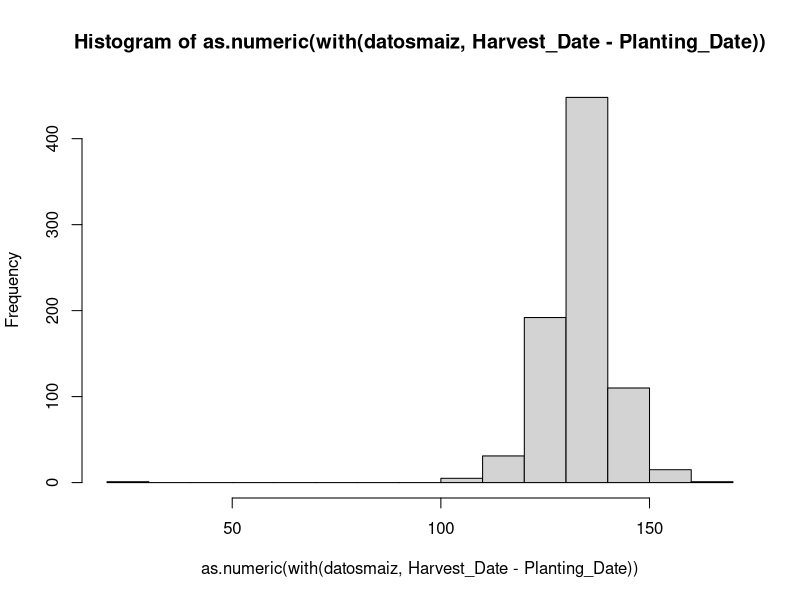
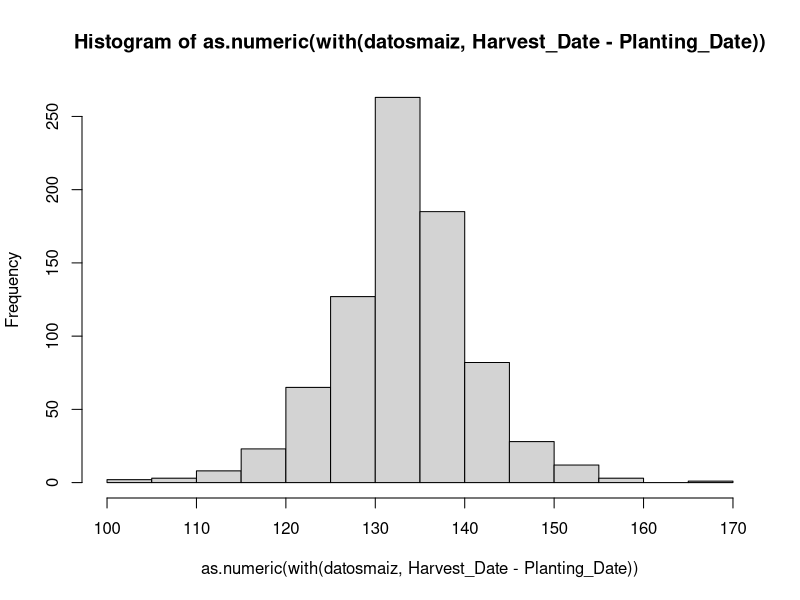
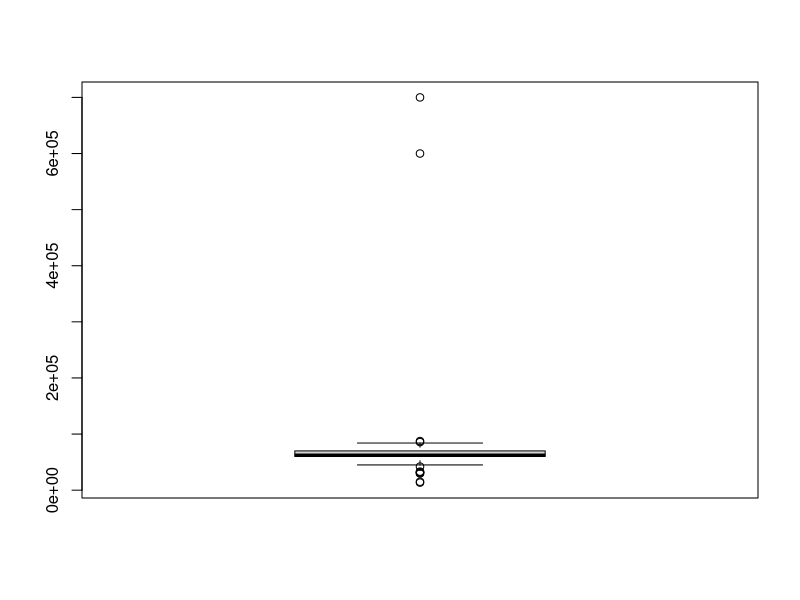
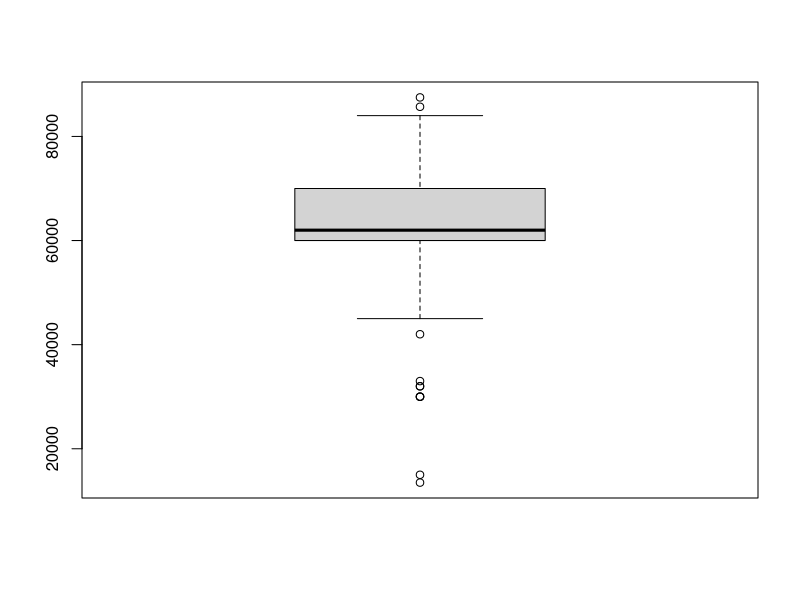

R code for these plots, in order: (Note: this script raises an error after producing the figures.)

# Limpieza de datos en R
# Hugo Andres Dorado
# 29/10/2019

library(lubridate)
library(randomForest)
library(caret)

# install.packages('caret') Descargar por comando libreria

datosmaiz <- read.csv('DATOS/Dataset_Maize_Cordoba_Data_cleaning.csv',
                      row.names = 1)

summary(datosmaiz)

# Revisar y dar formato a las fechas

datosmaiz$Planting_Date <- as.Date(datosmaiz$Planting_Date,"%m/%d/%Y")

datosmaiz$Harvest_Date <- as.Date(datosmaiz$Harvest_Date,"%m/%d/%Y")

summary(datosmaiz)

hist( as.numeric(with(datosmaiz,Harvest_Date-Planting_Date)))

diasciclo <- as.numeric(with(datosmaiz,Harvest_Date-Planting_Date))

which(diasciclo < 70)

datosmaiz[52,]

datosmaiz[52,1] <- NA

hist( as.numeric(with(datosmaiz,Harvest_Date-Planting_Date)))

# Revisar atipicos en densidad de plantas

boxplot(datosmaiz$Plant_Density_20_days)

outlayers <-  !is.na(datosmaiz$Plant_Density_20_days) & datosmaiz$Plant_Density_20_days>300000

datosmaiz$Plant_Density_20_days[outlayers] <- c(60000,30000)

boxplot(datosmaiz$Plant_Density_20_days)

# Revisar formato en metodo de cosecha

datosmaiz$Harvest_Method <- factor(toupper(datosmaiz$Harvest_Method))

datosmaiz$Harvest_Method <- factor(gsub('MECAANIZADA','MECANIZADA',datosmaiz$Harvest_Method))

summary(datosmaiz)

# Dar formato a la variable rendimiento

datosmaiz$Yield <- as.numeric(gsub(',','.',datosmaiz$Yield))

# Datos procesados

summary(datosmaiz)

# Calcular dia Juliano

dia_anio <- yday(datosmaiz$Planting_Date)

dia_anio

datosmaiz2 <- datosmaiz[,c(-1,-2)]

head(datosmaiz2)

datosmaiz2 <- data.frame(dia_anio,datosmaiz2)

head(datosmaiz2)

?rfImpute

# Estimar datos faltantes

datosmaizcompletos <- rfImpute(Yield ~ . , data = datosmaiz2)

summary(datosmaizcompletos)

# Remover variables irrelevantes y rendundantes

nearZeroVar(datosmaizcompletos)

names(datosmaizcompletos)[c(28,40)]

datosmaizcompletos <- datosmaizcompletos[,-nearZeroVar(datosmaizcompletos)]

numvar <- sapply(datosmaizcompletos, is.numeric)

datosnumericos <- datosmaizcompletos[,numvar]

summary(datosnumericos)

cormat <- cor(datosnumericos)

plot(datosnumericos[,1:5])

cormat

findCorrelation(cormat,cutoff = 0.6)

names(datosnumericos)[c(18,14)]

names(datosmaizcompletos)[c(18,14)]

datosmaizcompletos <- datosmaizcompletos[,c(-18,-14)]

head(datosmaizcompletos)

write.csv(datosmaizcompletos,'RESULTADOS/datos_procesados_maiz.csv')
